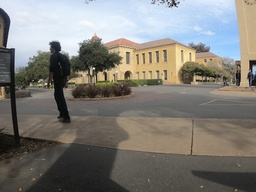
#> input picture stanCode_Projects/pedestrian removing application/clock-tower/G0030278-500.jpg, 256 x 192 px, shrunk from 500 x 375 before the run; its folder holds 2 pictures in this run
$ python stanCodoshop.py clock-tower
#> lines starting #> are read from the running program, lines starting #| are printed output that depends on the picture
### stanCode_Projects/blur_image/simpleimage.py
#!/usr/bin/env python3

"""
Stanford CS106AP SimpleImage
Nick Parlante, Sonja Johnson-Yu, and Nick Bowman
 -6/2019 version has file reading, pix, and foreach iterator

SimpleImage Features:
Create image:
    image = SimpleImage.blank(400, 200)   # create new image of size
    image = SimpleImage('foo.jpg')        # create from file

Access size
    image.width, image.height

Iterate over all pixels:
    for pixel in image:
        #do something with pixel

Get pix at x,y
    pix = image.get_pix(x, y)
    # pix is RGB tuple like (100, 200, 0)

Set pix at x,y
    image.set_pix(x, y, pix)   # set data by tuple also

Get Pixel object at x,y
    pixel = image.get_pixel(x, y)
    pixel.red = 0
    pixel.blue = 255

Show image on screen
    image.show()

The main() function below demonstrates the above functions as a test.
"""

import sys
# If the following line fails, "Pillow" needs to be installed
from PIL import Image


def clamp(num):
    """
    Return a "clamped" version of the given num,
    converted to be an int limited to the range 0..255 for 1 byte.
    """
    num = int(num)
    if num < 0:
        return 0
    if num >= 256:
        return 255
    return num


class Pixel(object):
    """
    A pixel at an x,y in a SimpleImage.
    Supports set/get .red .green .blue
    and get .x .y
    """
    def __init__(self, image, x, y):
        self.image = image
        self._x = x
        self._y = y

    def __str__(self):
        return 'r:' + str(self.red) + ' g:' + str(self.green) + ' b:' + str(self.blue)

    # Pillow image stores each pixel color as a (red, green, blue) tuple.
    # So the functions below have to unpack/repack the tuple to change anything.

    @property
    def red(self):
        return self.image.px[self._x, self._y][0]

    @red.setter
    def red(self, value):
        rgb = self.image.px[self._x, self._y]
        self.image.px[self._x, self._y] = (clamp(value), rgb[1], rgb[2])

    @property
    def green(self):
        return self.image.px[self._x, self._y][1]

    @green.setter
    def green(self, value):
        rgb = self.image.px[self._x, self._y]
        self.image.px[self._x, self._y] = (rgb[0], clamp(value), rgb[2])

    @property
    def blue(self):
        return self.image.px[self._x, self._y][2]

    @blue.setter
    def blue(self, value):
        rgb = self.image.px[self._x, self._y]
        self.image.px[self._x, self._y] = (rgb[0], rgb[1], clamp(value))

    @property
    def x(self):
        return self._x

    @property
    def y(self):
        return self._y


# color tuples for background color names 'red' 'white' etc.
BACK_COLORS = {
    'white': (255, 255, 255),
    'black': (0, 0, 0),
    'red': (255, 0, 0),
    'green': (0, 255, 0),
    'blue': (0, 0, 255),
}


class SimpleImage(object):
    def __init__(self, filename, width=0, height=0, back_color=None):
        """
        Create a new image. This case works: SimpleImage('foo.jpg')
        To create a blank image use SimpleImage.blank(500, 300)
        The other parameters here are for internal/experimental use.
        """
        # Create pil_image either from file, or making blank
        if filename:
            self.pil_image = Image.open(filename).convert("RGB")
            if self.pil_image.mode != 'RGB':
                raise Exception('Image file is not RGB')
            self._filename = filename  # hold onto
        else:
            if not back_color:
                back_color = 'white'
            color_tuple = BACK_COLORS[back_color]
            if width == 0 or height == 0:
                raise Exception('Creating blank image requires width/height but got {} {}'
                                .format(width, height))
            self.pil_image = Image.new('RGB', (width, height), color_tuple)
        self.px = self.pil_image.load()
        size = self.pil_image.size
        self._width = size[0]
        self._height = size[1]
        self.curr_x = 0
        self.curr_y = 0

    def __iter__(self):
        return self

    # [16 lines left out: functions __next__, increment_curr_counters, not called in this run]

    @classmethod
    def blank(cls, width, height, back_color=None):
        """Create a new blank image of the given width and height, optional back_color."""
        return SimpleImage('', width, height, back_color=back_color)

    # [4 lines left out: function file, not called in this run]

    @property
    def width(self):
        """Width of image in pixels."""
        return self._width

    @property
    def height(self):
        """Height of image in pixels."""
        return self._height

    def get_pixel(self, x, y):
        """
        Returns a Pixel at the given x,y, suitable for getting/setting
        .red .green .blue values.
        """
        if x < 0 or x >= self._width or y < 0 or y >= self.height:
            e = Exception('get_pixel bad coordinate x %d y %d (vs. image width %d height %d)' %
                          (x, y, self._width, self.height))
            raise e
        return Pixel(self, x, y)

    # [14 lines left out: functions set_pixel, set_rgb, not called in this run]

    def get_pix(self, x, y):
        """Get pix RGB tuple (200, 100, 50) for the given x,y."""
        return self.px[x, y]

    def set_pix(self, x, y, pix):
        """Set the given pix RGB tuple into the image at the given x,y."""
        self.px[x, y] = pix

    def show(self):
        """Displays the image using an external utility."""
        self.pil_image.show()

    # [39 lines left out: functions make_as_big_as, main, not called in this run]


# [2 lines that do not run on import are left out]

### stanCode_Projects/pedestrian removing application/stanCodoshop.py
"""
File: stanCodoshop.py
Name: Jason Lee
----------------------------------------------
SC101_Assignment3 Adapted from Nick Parlante's
Ghost assignment by Jerry Liao.
"""
import math
import os
import sys
from simpleimage import SimpleImage


def get_pixel_dist(pixel, red, green, blue):
    """
    Returns a value that refers to the "color distance" between a pixel and a mean RGB value.

    Input:
        pixel (Pixel): the pixel with RGB values to be compared
        red (int): the average red value of the pixels to be compared
        green (int): the average green value of the pixels to be compared
        blue (int): the average blue value of the pixels to be compared

    Returns:
        dist (float): the "color distance" of a pixel to the average RGB value of the pixels to be compared.
    """
    # Calculate the distance between the pixel's RGB values and the average RGB values
    color_dist = math.sqrt((pixel.red-red)**2 + (pixel.green-green)**2 + (pixel.blue-blue)**2)
    return color_dist


def get_average(pixels):
    """
    Given a list of pixels, finds their average red, blue, and green values.

    Input:
        pixels (List[Pixel]): a list of pixels to be averaged

    Returns:
        rgb (List[int]): a list of average red, green, and blue values of the pixels
                        (returns in order: [red, green, blue])
    """
    # Initialize variables for sum of red, green, and blue values
    sum_red = 0
    sum_green = 0
    sum_blue = 0

    # Iterate over each pixel in the list and add its RGB values to the respective sum variables
    for pixel in pixels:
        sum_red += pixel.red
        sum_green += pixel.green
        sum_blue += pixel.blue

    # Calculate the average RGB values by dividing each sum by the number of pixels
    num_pixels = len(pixels)
    avg_red = sum_red // num_pixels
    avg_green = sum_green // num_pixels
    avg_blue = sum_blue // num_pixels

    # Return the average RGB values in a list
    return [avg_red, avg_green, avg_blue]


def get_best_pixel(pixels):
    """
    Given a list of pixels, returns the pixel with the smallest "color distance", which has the closest color to the average.

    Input:
        pixels (List[Pixel]): a list of pixels to be compared
    Returns:
        best (Pixel): the pixel which has the closest color to the average
    """
    # Calculate the average red, green, and blue values of the pixels in the list
    sum_red = 0
    sum_green = 0
    sum_blue = 0

    for pixel in pixels:
        sum_red += pixel.red
        sum_green += pixel.green
        sum_blue += pixel.blue

    num_pixels = len(pixels)
    avg_red = sum_red // num_pixels
    avg_green = sum_green // num_pixels
    avg_blue = sum_blue // num_pixels

    # Initialize variables to store the best pixel and the smallest color distance found so far
    best_pixel = None
    smallest_dist = float('inf')

    # Iterate through each pixel in the list and calculate its color distance to the average RGB value
    for pixel in pixels:
        dist = get_pixel_dist(pixel, avg_red, avg_green, avg_blue)

        # Update the best pixel and smallest color distance if a pixel with smaller distance is found
        if dist < smallest_dist:
            smallest_dist = dist
            best_pixel = pixel

    # Return the pixel with the smallest color distance to the average RGB value
    return best_pixel


def solve(images):
    """
    Given a list of image objects, compute and display a Ghost solution image
    based on these images. There will be at least 3 images and they will all
    be the same size.

    Input:
        images (List[SimpleImage]): list of images to be processed
    """
    # get the dimensions of the images
    width = images[0].width
    height = images[0].height

    # create a new blank image to hold the result
    result = SimpleImage.blank(width, height)

    # ----- YOUR CODE STARTS HERE ----- #
    # Write code to populate image and create the 'ghost' effect

    # loop over each pixel in the image
    for x in range(width):
        for y in range(height):
            # create a list to hold the pixels at this location from each input image
            pixels = []
            for image in images:
                pixels.append(image.get_pixel(x, y))
            # get the pixel with the closest color to the average of the input pixels
            best_pixel = get_best_pixel(pixels)
            # set the corresponding pixel in the result image to the color of the best pixel
            result_pixel = result.get_pixel(x, y)
            result_pixel.red = best_pixel.red
            result_pixel.green = best_pixel.green
            result_pixel.blue = best_pixel.blue
    # ----- YOUR CODE ENDS HERE ----- #

    # display the resulting image and return it
    print("Displaying image!")
    result.show()
    return result


def jpgs_in_dir(dir):
    """
    (provided, DO NOT MODIFY)
    Given the name of a directory, returns a list of the .jpg filenames
    within it.

    Input:
        dir (string): name of directory
    Returns:
        filenames(List[string]): names of jpg files in directory
    """
    filenames = []
    for filename in os.listdir(dir):
        if filename.endswith('.jpg'):
            filenames.append(os.path.join(dir, filename))
    return filenames


def load_images(dir):
    """
    (provided, DO NOT MODIFY)
    Given a directory name, reads all the .jpg files within it into memory and
    returns them in a list. Prints the filenames out as it goes.

    Input:
        dir (string): name of directory
    Returns:
        images (List[SimpleImages]): list of images in directory
    """
    images = []
    jpgs = jpgs_in_dir(dir)
    for filename in jpgs:
        print("Loading", filename)
        image = SimpleImage(filename)
        images.append(image)
    return images


def main():
    # (provided, DO NOT MODIFY)
    args = sys.argv[1:]
    # We just take 1 argument, the folder containing all the images.
    # The load_images() capability is provided above.
    images = load_images(args[0])
#> the loop in load_images, `for filename in jpgs:` made 2 passes
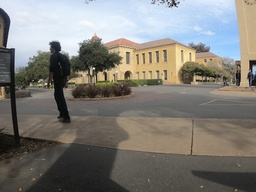
#> input picture stanCode_Projects/pedestrian removing application/clock-tower/G0030278-500.jpg, 256 x 192 px, shrunk from 500 x 375 before the run
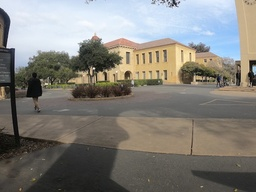
#> input picture stanCode_Projects/pedestrian removing application/clock-tower/G0030284-500.jpg, 256 x 192 px, shrunk from 500 x 375 before the run
    solve(images)
#> in __init__ (call 3), `self.pil_image = Image.new('RGB', (width, height), color_tuple)`: self.pil_image: PIL image 256x192 RGB; every value is 255
#> in show, `self.pil_image.show()`:
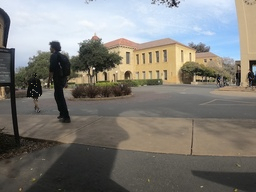
#> shown: PIL image 256x192 RGB; mean R, G, B 127, 125.1, 119.8


if __name__ == '__main__':
    main()
